Frame 1 (no input): blank canvas, image omitted
Frame 60 (the mouse pressed at the canvas centre just before this capture): blank canvas, image omitted
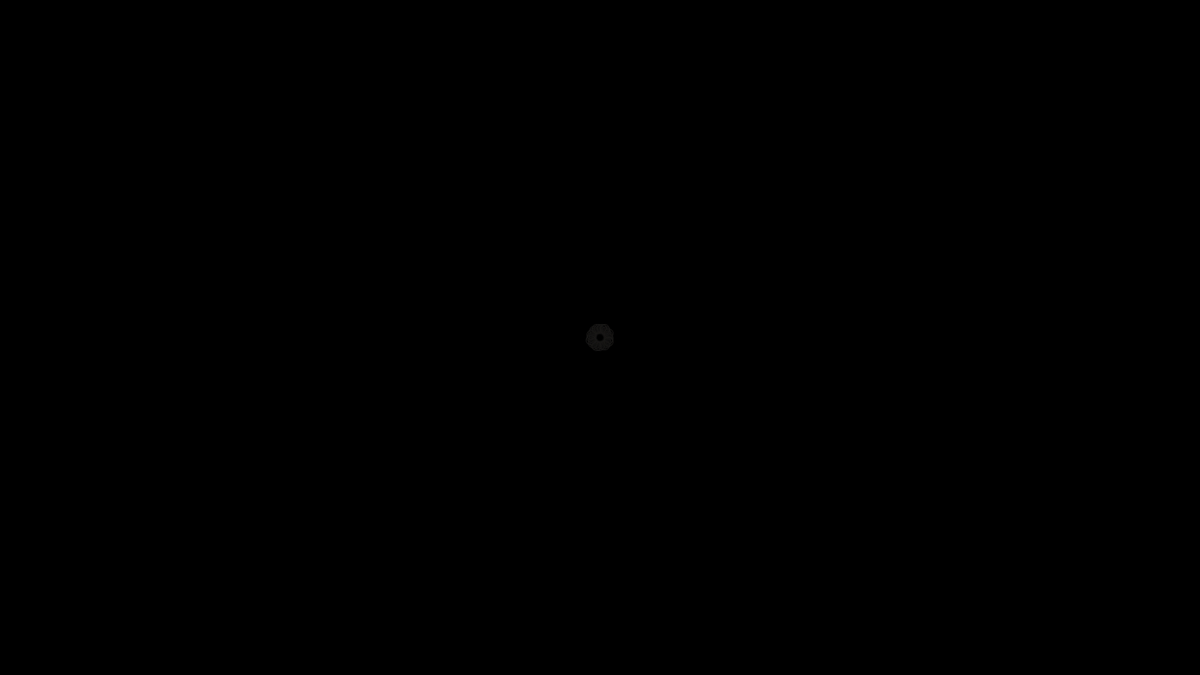
Frame 120 (the mouse held since frame 60 and released just before this capture)

The Processing sketch whose frames 1 and 60 were blank and that drew this single picture after the mouse press (run headless with seeded random() and noise(); from frame 60 on, the mouse is pressed at the canvas centre):

// Processing sketch: processing_99505
// ── processing_99505.pde


float f=1/1.618033989; //value of golden ratio
float fAng; //golden ratio angle off inside circle
float radius = 7; //radius of inside circle
float rgrowth= 1.005; 
float c= 0;
float rotate = 0;
float x,y;
float w = 5;
float h = 5;


 
void setup() {
  size(1600,900);
  background(0);
  smooth();
  noFill();
  colorMode(HSB);
  strokeWeight(1);
  

  fAng = 360-360 * f + 0;


}
 
void draw() {
  c++;
  rotate +=fAng;
  rotate -= int(rotate/360) * 360;
  radius *= rgrowth;
  stroke(f*c/3,f*c/3,f*c/3);
  x = cos(rotate * PI/180) * radius + width/2;
  y = sin(rotate * PI/180) * radius + height/2;
  ellipse(x,y,w,h);
   
  w+=f/10;
  h+=f/10;
}
